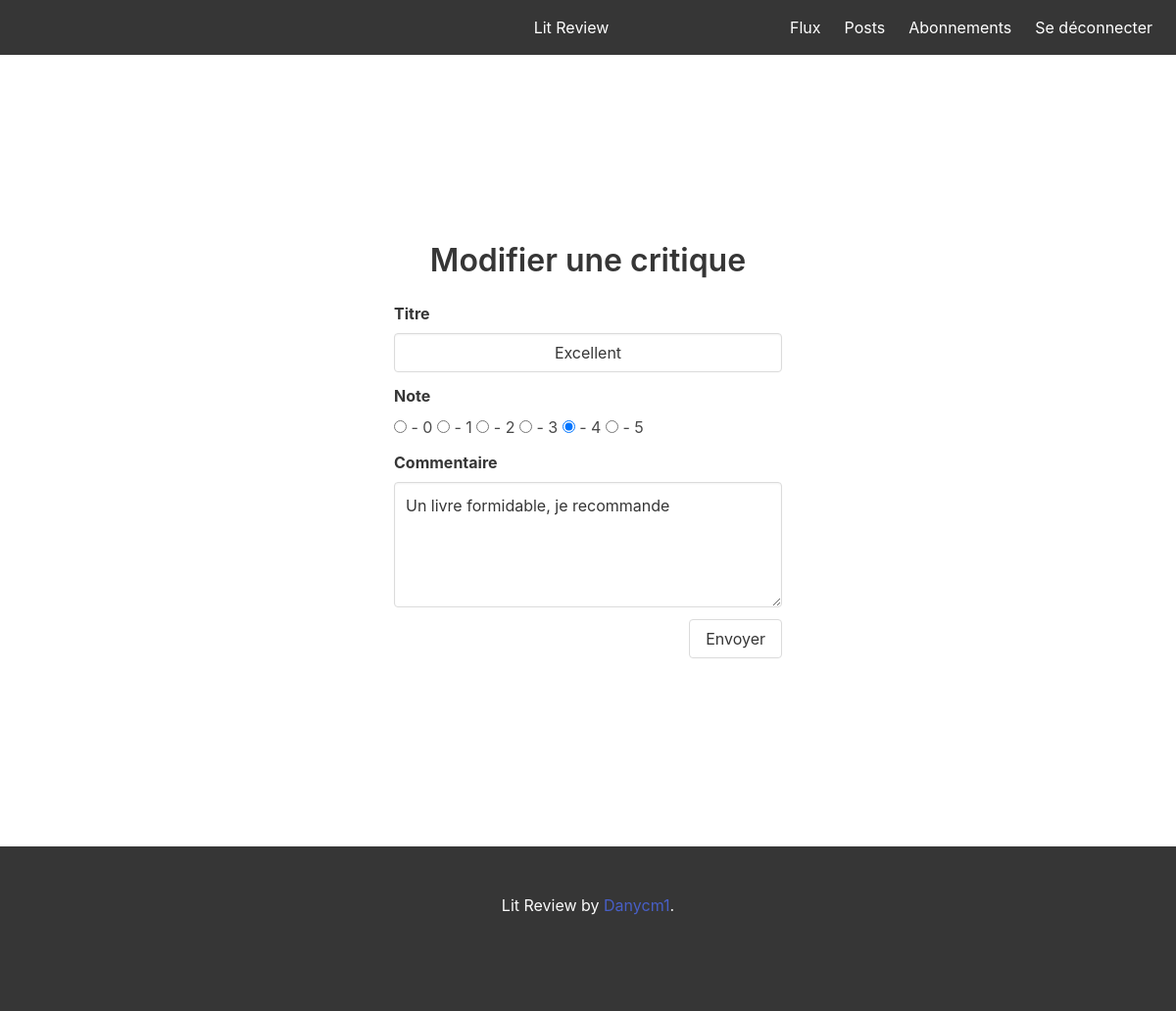
Before: /modify/review/1 (signed in) with the older database file.
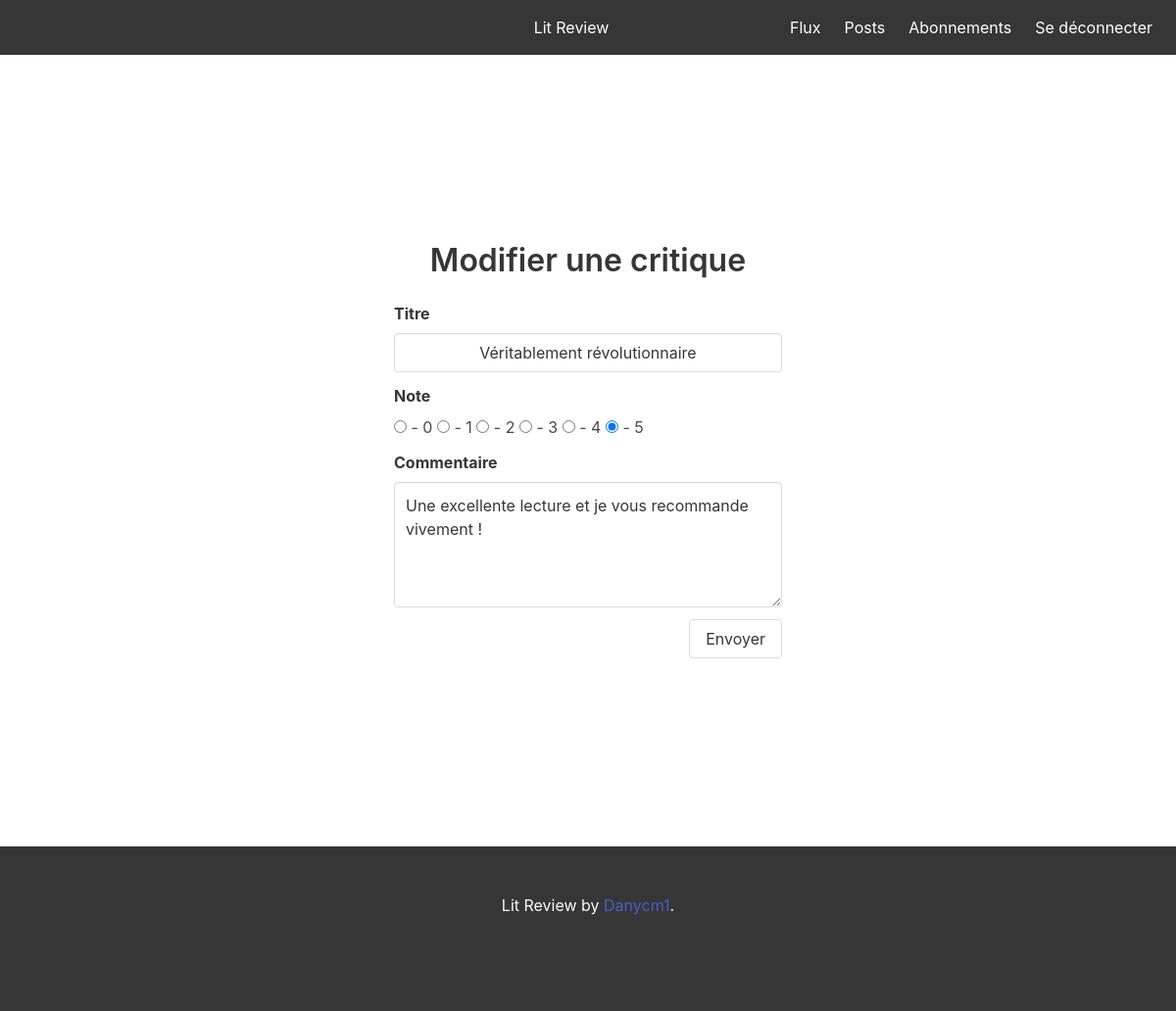
After: the same page with the newer database file.
### flux/models.py (models this page shows)
class Review(models.Model):
    ticket = models.ForeignKey(to=Ticket, on_delete=models.CASCADE)
    rating = models.PositiveSmallIntegerField(validators=[MinValueValidator(0), MaxValueValidator(5)])
    user = models.ForeignKey(to=settings.AUTH_USER_MODEL, on_delete=models.CASCADE)
    headline = models.CharField(max_length=128)
    body = models.CharField(max_length=8192, blank=True)
    time_created = models.DateTimeField(auto_now_add=True)

### flux/views.py (the view)
# urls.py: path('modify/review/<review_pk>', view_modify_review, name='modify_review'),
@login_required
def view_modify_review(request, review_pk):
    review = get_object_or_404(Review, pk=review_pk)
    if request.method == 'POST':
        review.headline = request.POST.get('headline')
        review.body = request.POST.get('body')
        review.rating = request.POST.get('rating')
        review.save()
        return redirect('flux:home')
    return render(request, 'modify_review.html', {'review': review, 'rating': range(6)})

### flux/templates/modify_review.html (shortened to what this page needs)
{% extends 'home.html' %}
{% block ticket %}
    <section class="section is-medium">
        <h1 class="title has-text-centered">Modifier une critique</h1>
        <div class="container">
            <div class="columns is-centered">
                <div class="column is-half">
                    <form method="POST" action="{% url 'flux:modify_review' review_pk=review.pk %}"
                          enctype="multipart/form-data">
                        <div class="field">
                            <label class="label">Titre</label>
                            <div class="control">
                                <label>
                                    <input class="input" type="text" name="headline" style="text-align: center;"
                                           value="{{ review.headline }}">
                                </label>
                            </div>
                        </div>
                        <div class="field">
                            <label class="label">Note</label>
                            <div class="control">
                                {% for stars in rating %}
                                    <label>
                                        <input type="radio" name="rating" value="{{ stars }}"
                                                {% if stars == review.rating %} checked {% endif %}> - {{ stars }}
                                    </label>
                                {% endfor %}
                            </div>
                        </div>
                        <div class="field">
                            <label class="label">Commentaire</label>
                            <div class="control">
                                <label>
                                    <textarea class="textarea" name="body" >{{ review.body }}</textarea>
                                </label>
                            </div>
                        </div>
                        <button type="submit" class="button is-pulled-right">Envoyer</button>
                    </form>
                </div>
            </div>
        </div>
    </section>
{% endblock %}

Changed rows visible on the page:
changed Review: headline "Excellent" → "Véritablement révolutionnaire"; rating "☑ - 4" → "☐ - 4"; rating "☐ - 5" → "☑ - 5"; body "Un livre formidable, je recommande" → "Une excellente lecture et je vous recommande vivement !"
